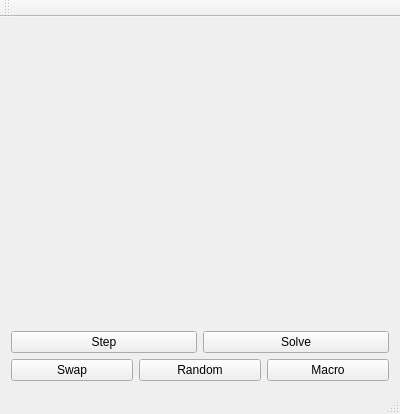
<?xml version="1.0" encoding="UTF-8"?>
<ui version="4.0">
 <class>MainWindow</class>
 <widget class="QMainWindow" name="MainWindow">
  <property name="geometry">
   <rect>
    <x>0</x>
    <y>0</y>
    <width>400</width>
    <height>414</height>
   </rect>
  </property>
  <property name="windowTitle">
   <string>MainWindow</string>
  </property>
  <widget class="QWidget" name="centralWidget">
   <layout class="QVBoxLayout" name="verticalLayout_2">
    <item>
     <layout class="QVBoxLayout" name="verticalLayout">
      <item>
       <layout class="QGridLayout" name="gridLayout">
        <item row="2" column="0">
         <widget class="QNumber" name="Num8" native="true">
          <property name="minimumSize">
           <size>
            <width>64</width>
            <height>64</height>
           </size>
          </property>
         </widget>
        </item>
        <item row="0" column="0">
         <widget class="QNumber" name="Num0" native="true">
          <property name="minimumSize">
           <size>
            <width>64</width>
            <height>64</height>
           </size>
          </property>
         </widget>
        </item>
        <item row="1" column="1">
         <widget class="QNumber" name="Num5" native="true">
          <property name="minimumSize">
           <size>
            <width>64</width>
            <height>64</height>
           </size>
          </property>
         </widget>
        </item>
        <item row="0" column="2">
         <widget class="QNumber" name="Num2" native="true">
          <property name="minimumSize">
           <size>
            <width>64</width>
            <height>64</height>
           </size>
          </property>
         </widget>
        </item>
        <item row="1" column="0">
         <widget class="QNumber" name="Num4" native="true">
          <property name="minimumSize">
           <size>
            <width>64</width>
            <height>64</height>
           </size>
          </property>
         </widget>
        </item>
        <item row="0" column="3">
         <widget class="QNumber" name="Num3" native="true">
          <property name="minimumSize">
           <size>
            <width>64</width>
            <height>64</height>
           </size>
          </property>
         </widget>
        </item>
        <item row="0" column="1">
         <widget class="QNumber" name="Num1" native="true">
          <property name="minimumSize">
           <size>
            <width>64</width>
            <height>64</height>
           </size>
          </property>
         </widget>
        </item>
        <item row="1" column="3">
         <widget class="QNumber" name="Num7" native="true">
          <property name="minimumSize">
           <size>
            <width>64</width>
            <height>64</height>
           </size>
          </property>
         </widget>
        </item>
        <item row="2" column="3">
         <widget class="QNumber" name="Num11" native="true">
          <property name="minimumSize">
           <size>
            <width>64</width>
            <height>64</height>
           </size>
          </property>
         </widget>
        </item>
        <item row="2" column="1">
         <widget class="QNumber" name="Num9" native="true">
          <property name="minimumSize">
           <size>
            <width>64</width>
            <height>64</height>
           </size>
          </property>
         </widget>
        </item>
        <item row="1" column="2">
         <widget class="QNumber" name="Num6" native="true">
          <property name="minimumSize">
           <size>
            <width>64</width>
            <height>64</height>
           </size>
          </property>
         </widget>
        </item>
        <item row="2" column="2">
         <widget class="QNumber" name="Num10" native="true">
          <property name="minimumSize">
           <size>
            <width>64</width>
            <height>64</height>
           </size>
          </property>
         </widget>
        </item>
        <item row="3" column="0">
         <widget class="QNumber" name="Num12" native="true">
          <property name="minimumSize">
           <size>
            <width>64</width>
            <height>64</height>
           </size>
          </property>
         </widget>
        </item>
        <item row="3" column="1">
         <widget class="QNumber" name="Num13" native="true">
          <property name="minimumSize">
           <size>
            <width>64</width>
            <height>64</height>
           </size>
          </property>
         </widget>
        </item>
        <item row="3" column="2">
         <widget class="QNumber" name="Num14" native="true">
          <property name="minimumSize">
           <size>
            <width>64</width>
            <height>64</height>
           </size>
          </property>
         </widget>
        </item>
        <item row="3" column="3">
         <widget class="QNumber" name="Num15" native="true">
          <property name="minimumSize">
           <size>
            <width>64</width>
            <height>64</height>
           </size>
          </property>
         </widget>
        </item>
       </layout>
      </item>
      <item>
       <layout class="QHBoxLayout" name="horizontalLayout_2">
        <item>
         <widget class="QPushButton" name="pushButton_4">
          <property name="text">
           <string>Step</string>
          </property>
         </widget>
        </item>
        <item>
         <widget class="QPushButton" name="pushButton_3">
          <property name="text">
           <string>Solve</string>
          </property>
         </widget>
        </item>
       </layout>
      </item>
      <item>
       <layout class="QHBoxLayout" name="horizontalLayout">
        <item>
         <widget class="QPushButton" name="pushButton_5">
          <property name="text">
           <string>Swap</string>
          </property>
         </widget>
        </item>
        <item>
         <widget class="QPushButton" name="pushButton">
          <property name="text">
           <string>Random</string>
          </property>
         </widget>
        </item>
        <item>
         <widget class="QPushButton" name="pushButton_2">
          <property name="text">
           <string>Macro</string>
          </property>
         </widget>
        </item>
       </layout>
      </item>
     </layout>
    </item>
   </layout>
  </widget>
  <widget class="QMenuBar" name="menuBar">
   <property name="geometry">
    <rect>
     <x>0</x>
     <y>0</y>
     <width>400</width>
     <height>19</height>
    </rect>
   </property>
  </widget>
  <widget class="QToolBar" name="mainToolBar">
   <attribute name="toolBarArea">
    <enum>TopToolBarArea</enum>
   </attribute>
   <attribute name="toolBarBreak">
    <bool>false</bool>
   </attribute>
  </widget>
  <widget class="QStatusBar" name="statusBar"/>
 </widget>
 <layoutdefault spacing="6" margin="11"/>
 <customwidgets>
  <customwidget>
   <class>QNumber</class>
   <extends>QWidget</extends>
   <header>qnumber.hpp</header>
   <container>1</container>
  </customwidget>
 </customwidgets>
 <resources/>
 <connections/>
</ui>
